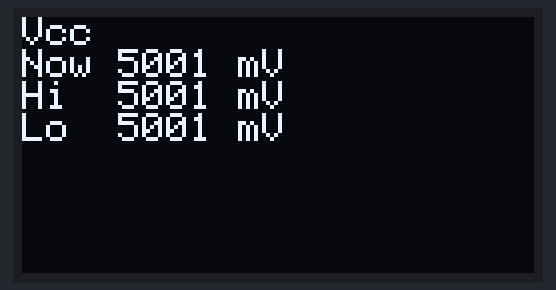
The sketch below on a simulated ATtiny85, built with avr-gcc and run on an emulated ATtiny85. Parts: 128×64 one-colour display. The display library's start-up logo is not drawn.

Above: at 0.6 s.

The sketch:

arduino_voltage_monitor.ino
```cpp
#include <SPI.h>
#include <Wire.h>
#include <Adafruit_GFX.h>
#include <Adafruit_SSD1306.h>

#define OLED_RESET 4
Adafruit_SSD1306 display(OLED_RESET);

long readVcc() {
  // Read 1.1V reference against AVcc
  // set the reference to Vcc and the measurement to the internal 1.1V reference
  #if defined(__AVR_ATmega32U4__) || defined(__AVR_ATmega1280__) || defined(__AVR_ATmega2560__)
    ADMUX = _BV(REFS0) | _BV(MUX4) | _BV(MUX3) | _BV(MUX2) | _BV(MUX1);
  #elif defined (__AVR_ATtiny24__) || defined(__AVR_ATtiny44__) || defined(__AVR_ATtiny84__)
    ADMUX = _BV(MUX5) | _BV(MUX0);
  #elif defined (__AVR_ATtiny25__) || defined(__AVR_ATtiny45__) || defined(__AVR_ATtiny85__)
    ADMUX = _BV(MUX3) | _BV(MUX2);
  #else
    ADMUX = _BV(REFS0) | _BV(MUX3) | _BV(MUX2) | _BV(MUX1);
  #endif

  delay(2); // Wait for Vref to settle
  ADCSRA |= _BV(ADSC); // Start conversion
  while (bit_is_set(ADCSRA,ADSC)); // measuring

  uint8_t low  = ADCL; // must read ADCL first - it then locks ADCH
  uint8_t high = ADCH; // unlocks both

  long result = (high<<8) | low;

  result = 1125300L / result; // Calculate Vcc (in mV); 1125300 = 1.1*1023*1000
  return result; // Vcc in millivolts

}

void setup()   {
  Serial.begin(9600);

  // by default, we'll generate the high voltage from the 3.3v line internally! (neat!)
  display.begin(SSD1306_SWITCHCAPVCC, 0x3C);  // initialize with the I2C addr 0x3D (for the 128x64)
  // init done

  // Show image buffer on the display hardware.
  // Since the buffer is intialized with an Adafruit splashscreen
  // internally, this will display the splashscreen.
  display.display();
  delay(500);

  // Clear the buffer.
  display.clearDisplay();
  display.setTextSize(1);
  display.setTextColor(WHITE);
}

void loop() {
  display.setCursor(0,0);
  display.println( "Vcc");

  static int hi=0;
  static int lo=10000;

  int vcc = readVcc();
  if( vcc>hi ) { hi=vcc; }
  if( vcc<lo ) { lo=vcc; }
  display.println( "Now " + String( vcc ) + " mV" );
  display.println( "Hi  " + String( hi  ) + " mV" );
  display.println( "Lo  " + String( lo  ) + " mV" );
  display.display();
  display.clearDisplay();
}
```
